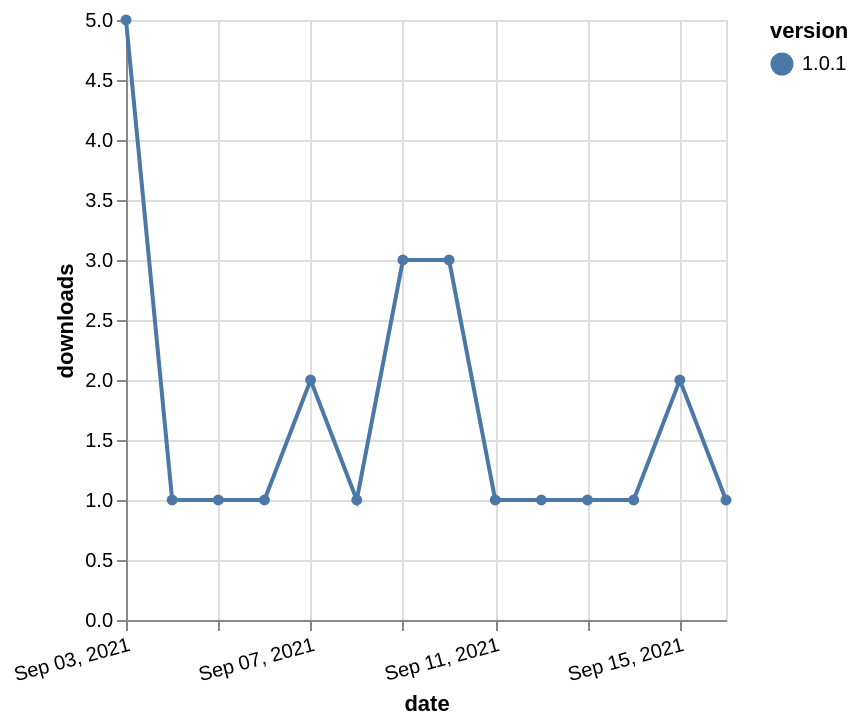

This figure's Vega-Lite source:
### Vega-Lite specification from a JSON file in a GitHub repository (floating-point values rounded to 4 significant figures)
{"$schema": "https://vega.github.io/schema/vega-lite/v5.json", "description": "A simple bar chart with embedded data.", "data": {"values": [{"date": "2021-09-03", "total": 60, "delta": 5, "version": "1.0.1"}, {"date": "2021-09-04", "total": 61, "delta": 1, "version": "1.0.1"}, {"date": "2021-09-05", "total": 62, "delta": 1, "version": "1.0.1"}, {"date": "2021-09-06", "total": 63, "delta": 1, "version": "1.0.1"}, {"date": "2021-09-07", "total": 65, "delta": 2, "version": "1.0.1"}, {"date": "2021-09-08", "total": 66, "delta": 1, "version": "1.0.1"}, {"date": "2021-09-09", "total": 69, "delta": 3, "version": "1.0.1"}, {"date": "2021-09-10", "total": 72, "delta": 3, "version": "1.0.1"}, {"date": "2021-09-11", "total": 73, "delta": 1, "version": "1.0.1"}, {"date": "2021-09-12", "total": 74, "delta": 1, "version": "1.0.1"}, {"date": "2021-09-13", "total": 75, "delta": 1, "version": "1.0.1"}, {"date": "2021-09-14", "total": 76, "delta": 1, "version": "1.0.1"}, {"date": "2021-09-15", "total": 78, "delta": 2, "version": "1.0.1"}, {"date": "2021-09-16", "total": 79, "delta": 1, "version": "1.0.1"}]}, "width": "container", "mark": {"type": "line", "point": {"filled": true}}, "encoding": {"x": {"field": "date", "type": "temporal", "timeUnit": "yearmonthdate", "title": "date", "axis": {"labelAngle": -15}}, "y": {"field": "delta", "type": "quantitative", "title": "downloads"}, "color": {"field": "version", "type": "nominal"}, "tooltip": {"field": "delta"}}}
